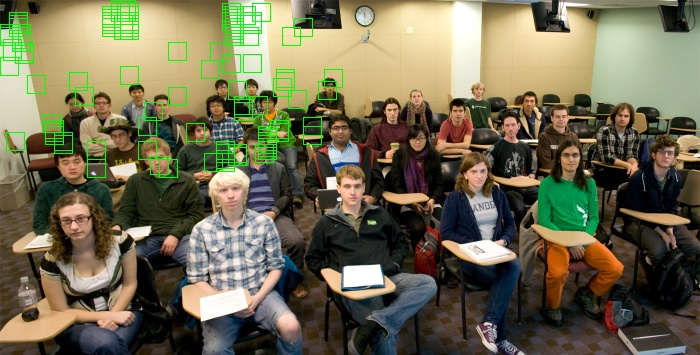
#> input picture proj4/code/python/test0_scale_0.500000.jpg, 700 x 355 px
$ python -i main.py   (imports and definitions only)
#> lines starting #> are read from the running program, lines starting #| are printed output that depends on the picture; pictures that were not available may be replaced by others from this repository, and a replacement may not be noted
import os
import cv2
import random
import numpy as np
from sklearn import svm
from sklearn.externals import joblib

# [2 lines not run here, left out]

data_path="../../data/"
train_path_pos=data_path+"caltech_faces/Caltech_CropFaces"
non_face_scn_path=data_path+"train_non_face_scenes"
test_scn_path=data_path+"test_scenes/test_jpg"
label_path=data_path+"test_scenes/ground_truth_bboxes.txt"

def init_hog_svm():

    print("init starting .....")
    winSize = (36,36)
    blockSize = (36,36)
    blockStride = (3,3)
    cellSize = (3,3)
    nBin = 9

    # 创造一个HOG描述子和检测器
    hog = cv2.HOGDescriptor(winSize,blockSize,blockStride,cellSize,nBin)

    print("hog  init finished ....")
    return hog


def get_positive_feature(file_path,hog):
    files=os.listdir(file_path)
    images=[]
    positive_features=[]
    print("starting loading the positive files and compute the hog features ....")
    for file in files:
        if not os.path.isdir(file):
            image=cv2.imread(file_path+'/'+file)
            images.append(image)
            gray=cv2.cvtColor(image,cv2.COLOR_BGR2GRAY)
            # hist=hog.compute(image,(3,3))
            hist=hog.compute(image)
            positive_features.append(hist)

    print("compute the positive hog features finished ....\n")
    return images,positive_features


def get_negative_features(file_path,hog):
    files=os.listdir(file_path)
    images=[]
    negative_features=[]
    print("starting loading the positive files and compute the hog features ....")
    for file in files:
        if not os.path.isdir(file):
            image=cv2.imread(file_path+'/'+file)
            try:
                gray=cv2.cvtColor(image,cv2.COLOR_BGR2GRAY)
            except:
                print("skip the wrong file:",file_path+'/'+file)
                continue
            h,w=gray.shape[0],gray.shape[1]
            index_x,index_y=random.randint(0,h-36),random.randint(0,w-36)
            image=image[index_x:index_x+36,index_y:index_y+36,:]
            images.append(image)
            # hist=hog.compute(image,(3,3))
            hist=hog.compute(image)
            negative_features.append(hist)
    print("compute the negative hog features finished ....\n")
    return images,negative_features

def area(box):
      return (abs(box[2] - box[0])) * (abs(box[3] - box[1]))

def overlaps(a, b, thresh=0.5):
  x1 = np.maximum(a[0], b[0])
  x2 = np.minimum(a[2], b[2])
  y1 = np.maximum(a[1], b[1])
  y2 = np.minimum(a[3], b[3])
  intersect = float(area([x1, y1, x2, y2]))
  return intersect / 512 >= thresh


def non_max_suppression_fast(boxes, overlapThresh = 0.5):
  # if there are no boxes, return an empty list
  if len(boxes) == 0:
    return []

  scores = boxes[:,4]
  score_idx = np.argsort(scores)#返回scores的从小到大排序的  索引值
  to_delete = []
  while len(score_idx) > 0:
    box = score_idx[0]
    for s in score_idx:
      if s == score_idx[0]:
        continue
      if (overlaps(boxes[s], boxes[box], overlapThresh)):
        to_delete.append(s)
        a = np.where(score_idx == s)
        score_idx = np.delete(score_idx,a)

    score_idx = np.delete(score_idx,0)
  boxes = np.delete(boxes,to_delete,axis=0)
  return boxes

def sliding_window(image, stepSize, windowSize):
    for y in range(0, image.shape[0], stepSize):
        for x in range(0, image.shape[1], stepSize):
            yield (x, y, image[y:y + windowSize[1], x:x + windowSize[0]])#哪个维度超纲，哪个维度就显示原图

def main(i):
    if not os.path.exists("train_model.m"):
        hog =init_hog_svm()

        _,positive_features = get_positive_feature(train_path_pos,hog)
        _ , negative_features = get_negative_features(non_face_scn_path,hog)

        # 正负样本不均匀
        for _ in range(int(len(positive_features)/len(negative_features))):
            _,temp=get_negative_features(non_face_scn_path,hog)
            negative_features.extend(temp)

        print("positive_features:",positive_features[0].shape,len(positive_features))
        print("negative_features:",negative_features[0].shape,len(negative_features),"\n")

        # 生成数据以及标签
        print("starting generate the data and label ....")
        label=[]
        for _ in range(len(positive_features)):
            label.append(1)
        for _ in range(len(negative_features)):
            label.append(-1)
        for features in negative_features:
            positive_features.append(features)

        trainset=np.array(positive_features)
        trainset=trainset.reshape(trainset.shape[0],trainset.shape[1])
        print("finished generate the data && label ...... \n")


    # if True:
        print("train model && save it .....\n")
        clr=svm.SVC(decision_function_shape='ovo',probability=True)

        # print(trainset.shape,trainset[0])
        clr.fit(trainset,np.array(label))
        joblib.dump(clr, "train_model.m")
    else:
        print("load existing model .....\n")
        clr=joblib.load("train_model.m")

    # result=clr.predict(test_image_feats)
    # print(result.shape)
    print("starting test the model ..... ")
    count=0
    negat=0
    scale = 1
    rectangles=[]
    image_name="cs143_2011_class_easy"
    test_image=cv2.imread("../../data/extra_test_scenes/"+image_name+".jpg")
    test_image=cv2.resize(test_image,(int(test_image.shape[1]*scale),int(test_image.shape[0]*scale)))

    if not os.path.exists(image_name+"_windows_scale_%f.npy"%(scale)):
    # if True:
        print("creating the windows data .....\n")
        for (x, y, roi) in sliding_window(test_image, 6, (36, 36)):
            if roi.shape[1] != 36 or roi.shape[0] != 36:         #判断是否超纲
                continue
            gray = cv2.cvtColor(roi, cv2.COLOR_BGR2GRAY)
            # gray = cv2.resize(gray,(int(gray.shape[0]/2),int(gray.shape[1]/2)))
            # gray = cv2.equalizeHist(gray)

            hist=hog.compute(gray)
            test_feature=np.array(hist).reshape([1,len(hist)])
            # print(test_feature.shape)
            result=clr.predict(test_feature)
            score = clr.predict_proba(test_feature)
            # print(result,score)
            if result==1:
                count+=1
                rx, ry, rx2, ry2 = int(x * scale), int(y * scale), int((x+36) * scale), int((y+36) * scale)
                rectangles.append([rx, ry, rx2, ry2,score[0][1]])
            else:
                negat+=1

        print(count)
        print(negat)

        windows = np.array(rectangles)
        np.save(image_name+"_windows_scale_%d.npy"%(scale),windows)

    else:
        print("load existing windows file .....\n")
        windows=np.load(image_name+"_windows_scale_%f.npy"%(scale))


    windows = non_max_suppression_fast(windows,0.2)
    # print(len(boxes))
    print("finishing .....")
    for (x, y, x2, y2, score) in windows:
        cv2.rectangle(test_image, (int(x),int(y)),(int(x2), int(y2)),(0, 255, 0), 1)
        # cv2.putText(test_image, "%f" % score, (int(x),int(y)), font, 1, (0, 255, 0))
    cv2.imwrite("./test%d_scale_%f.jpg"%(i,scale),test_image)
    # print(images[0][1:10,1:10,1])


# [4 lines not run here, left out]

>>> import cv2
>>> picture = cv2.imread('test0_scale_0.500000.jpg', cv2.IMREAD_GRAYSCALE)
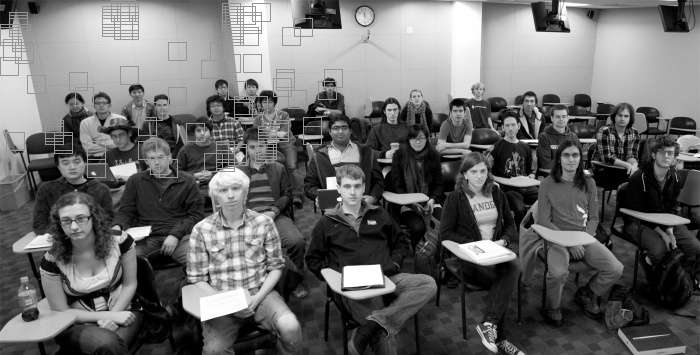
#> picture: shape (355, 700); min 0, max 255, mean 106.1
>>> result = main(picture)
#> in get_positive_feature, image is the input picture: shape (355, 700, 3); mean B, G, R 81.6, 107.7, 112.3
#> in main, `_,positive_features = get_positive_feature(train_path_pos,hog)`: positive_features = 1 item
#> in get_negative_features, `image=image[index_x:index_x+36,index_y:index_y+36,:]`:
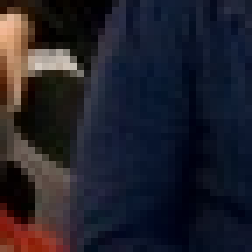
#> image: shape (36, 36, 3) (shown 7 times larger); mean B, G, R 42.3, 32.1, 32.8
#> in get_negative_features, `hist=hog.compute(image)`: hist = 1296 values, max 0.25 at index 238, min 0 at index 23, mean 0.012
#> in main, `_ , negative_features = get_negative_features(non_face_scn_path,hog)`: negative_features = 1 item
#> call 2 of get_negative_features, with file_path = '../../data/train_non_face_scenes'
#> in get_negative_features (call 2), `image=image[index_x:index_x+36,index_y:index_y+36,:]`:
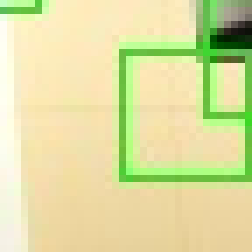
#> image: shape (36, 36, 3) (shown 7 times larger); mean B, G, R 161.7, 222.1, 221.3
#> in get_negative_features (call 2), `hist=hog.compute(image)`: hist = 1296 values, max 0.22 at index 832, min 0 at index 1, mean 0.00843
#> in main, `_,temp=get_negative_features(non_face_scn_path,hog)`: temp = 1 item
#| positive_features: (30785184,) 1
#| negative_features: (1296,) 2
#> the loop in main, `for _ in range(len(positive_features)):` made 1 pass
#> after the loop in main, `for _ in range(len(positive_features)):`: label = [1]
#> the loop in main, `for _ in range(len(negative_features)):` made 2 passes
#> after the loop in main, `for _ in range(len(negative_features)):`: label = [1, -1, -1]
#> the loop in main, `for features in negative_features:` made 2 passes
#> after the loop in main, `for features in negative_features:`: positive_features = 3 items
#> (the run stopped early here; a loop or call above may not have finished)
